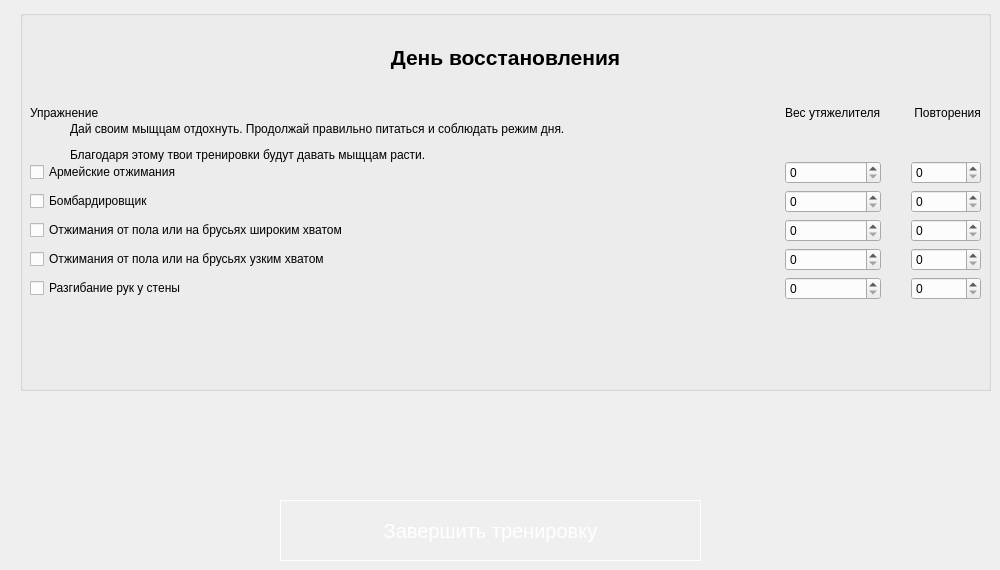
                <widget class="QWidget" name="tab_7">
                 <attribute name="title">
                  <string>День 7</string>
                 </attribute>
                 <widget class="QWidget" name="gridLayoutWidget_7">
                  <property name="geometry">
                   <rect>
                    <x>30</x>
                    <y>70</y>
                    <width>951</width>
                    <height>230</height>
                   </rect>
                  </property>
                  <layout class="QGridLayout" name="gridLayout_7" rowstretch="0,0,0,0,0,0" columnstretch="3,0,0">
                   <property name="horizontalSpacing">
                    <number>30</number>
                   </property>
                   <item row="1" column="2">
                    <widget class="QSpinBox" name="spinBox_reps_1_7"/>
                   </item>
                   <item row="4" column="2">
                    <widget class="QSpinBox" name="spinBox_reps_4_7"/>
                   </item>
                   <item row="2" column="0">
                    <widget class="QCheckBox" name="checkBox_exersize_2_7">
                     <property name="text">
                      <string>Бомбардировщик</string>
                     </property>
                    </widget>
                   </item>
                   <item row="5" column="0">
                    <widget class="QCheckBox" name="checkBox_exersize_5_7">
                     <property name="text">
                      <string>Разгибание рук у стены</string>
                     </property>
                     <property name="checked">
                      <bool>false</bool>
                     </property>
                    </widget>
                   </item>
                   <item row="3" column="0">
                    <widget class="QCheckBox" name="checkBox_exersize_3_7">
                     <property name="text">
                      <string>Отжимания от пола или на брусьях широким хватом</string>
                     </property>
                    </widget>
                   </item>
                   <item row="5" column="2">
                    <widget class="QSpinBox" name="spinBox_reps_5_7"/>
                   </item>
                   <item row="3" column="2">
                    <widget class="QSpinBox" name="spinBox_reps_3_7"/>
                   </item>
                   <item row="4" column="1">
                    <widget class="QSpinBox" name="spinBox_extraWeight_4_7"/>
                   </item>
                   <item row="1" column="1">
                    <widget class="QSpinBox" name="spinBox_extraWeight_1_7"/>
                   </item>
                   <item row="0" column="0">
                    <widget class="QLabel" name="label_exersize_7">
                     <property name="text">
                      <string>Упражнение</string>
                     </property>
                    </widget>
                   </item>
                   <item row="3" column="1">
                    <widget class="QSpinBox" name="spinBox_extraWeight_3_7"/>
                   </item>
                   <item row="5" column="1">
                    <widget class="QSpinBox" name="spinBox_extraWeight_5_7"/>
                   </item>
                   <item row="2" column="2">
                    <widget class="QSpinBox" name="spinBox_reps_2_7"/>
                   </item>
                   <item row="4" column="0">
                    <widget class="QCheckBox" name="checkBox_exersize_4_7">
                     <property name="text">
                      <string>Отжимания от пола или на брусьях узким хватом</string>
                     </property>
                    </widget>
                   </item>
                   <item row="0" column="1">
                    <widget class="QLabel" name="label_extraWeigh_7">
                     <property name="text">
                      <string>Вес утяжелителя</string>
                     </property>
                    </widget>
                   </item>
                   <item row="0" column="2">
                    <widget class="QLabel" name="label_reps_7">
                     <property name="text">
                      <string> Повторения</string>
                     </property>
                    </widget>
                   </item>
                   <item row="1" column="0">
                    <widget class="QCheckBox" name="checkBox_exersize_1_7">
                     <property name="text">
                      <string>Армейские отжимания</string>
                     </property>
                     <property name="checked">
                      <bool>false</bool>
                     </property>
                    </widget>
                   </item>
                   <item row="2" column="1">
                    <widget class="QSpinBox" name="spinBox_extraWeight_2_7"/>
                   </item>
                  </layout>
                 </widget>
                 <widget class="QPushButton" name="pushButton_complete_7">
                  <property name="geometry">
                   <rect>
                    <x>280</x>
                    <y>500</y>
                    <width>421</width>
                    <height>61</height>
                   </rect>
                  </property>
                  <property name="styleSheet">
                   <string notr="true">QPushButton {
border:1px solid #fff;
font-size:20px;
color:#fff;
}
QPushButton:hover {
	background-color: rgb(85, 170, 255);
}</string>
                  </property>
                  <property name="text">
                   <string>Завершить тренировку</string>
                  </property>
                 </widget>
                 <widget class="QGroupBox" name="groupBox_rest_day">
                  <property name="geometry">
                   <rect>
                    <x>20</x>
                    <y>10</y>
                    <width>971</width>
                    <height>381</height>
                   </rect>
                  </property>
                  <property name="title">
                   <string/>
                  </property>
                  <widget class="QLabel" name="label_rest_day">
                   <property name="geometry">
                    <rect>
                     <x>50</x>
                     <y>20</y>
                     <width>871</width>
                     <height>161</height>
                    </rect>
                   </property>
                   <property name="text">
                    <string>&lt;html&gt;&lt;head/&gt;&lt;body&gt;&lt;p align=&quot;center&quot;&gt;&lt;span style=&quot; font-size:16pt; font-weight:600;&quot;&gt;День восстановления&lt;/span&gt;&lt;/p&gt;&lt;p align=&quot;center&quot;&gt;&lt;br/&gt;&lt;/p&gt;&lt;p&gt;Дай своим мыщцам отдохнуть. Продолжай правильно питаться и соблюдать режим дня.&lt;/p&gt;&lt;p&gt; Благодаря этому твои тренировки будут давать мыщцам расти.&lt;br/&gt;&lt;/p&gt;&lt;/body&gt;&lt;/html&gt;</string>
                   </property>
                  </widget>
                  <widget class="QLabel" name="label_rest_day_img">
                   <property name="geometry">
                    <rect>
                     <x>400</x>
                     <y>210</y>
                     <width>141</width>
                     <height>141</height>
                    </rect>
                   </property>
                   <property name="text">
                    <string/>
                   </property>
                   <property name="pixmap">
                    <pixmap>img/lighting_3.png</pixmap>
                   </property>
                  </widget>
                 </widget>
                </widget>
